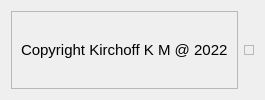
        <widget class="QWidget" name="footerContainer" native="true">
         <layout class="QHBoxLayout" name="horizontalLayout_11">
          <item>
           <widget class="QFrame" name="frame_10">
            <property name="frameShape">
             <enum>QFrame::StyledPanel</enum>
            </property>
            <property name="frameShadow">
             <enum>QFrame::Raised</enum>
            </property>
            <layout class="QHBoxLayout" name="horizontalLayout_12">
             <item alignment="Qt::AlignHCenter">
              <widget class="QLabel" name="label_15">
               <property name="font">
                <font>
                 <pointsize>11</pointsize>
                 <weight>50</weight>
                 <bold>false</bold>
                </font>
               </property>
               <property name="text">
                <string>Copyright Kirchoff K M @ 2022</string>
               </property>
              </widget>
             </item>
            </layout>
           </widget>
          </item>
          <item>
           <widget class="QFrame" name="sizeGrip">
            <property name="minimumSize">
             <size>
              <width>10</width>
              <height>10</height>
             </size>
            </property>
            <property name="maximumSize">
             <size>
              <width>10</width>
              <height>10</height>
             </size>
            </property>
            <property name="frameShape">
             <enum>QFrame::StyledPanel</enum>
            </property>
            <property name="frameShadow">
             <enum>QFrame::Raised</enum>
            </property>
           </widget>
          </item>
         </layout>
        </widget>
